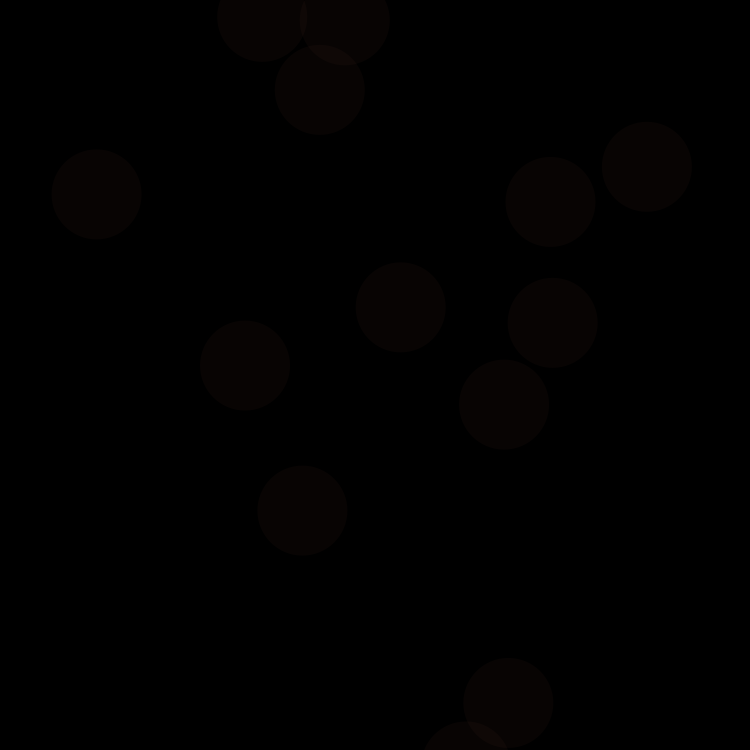
Frame 1 (no input)
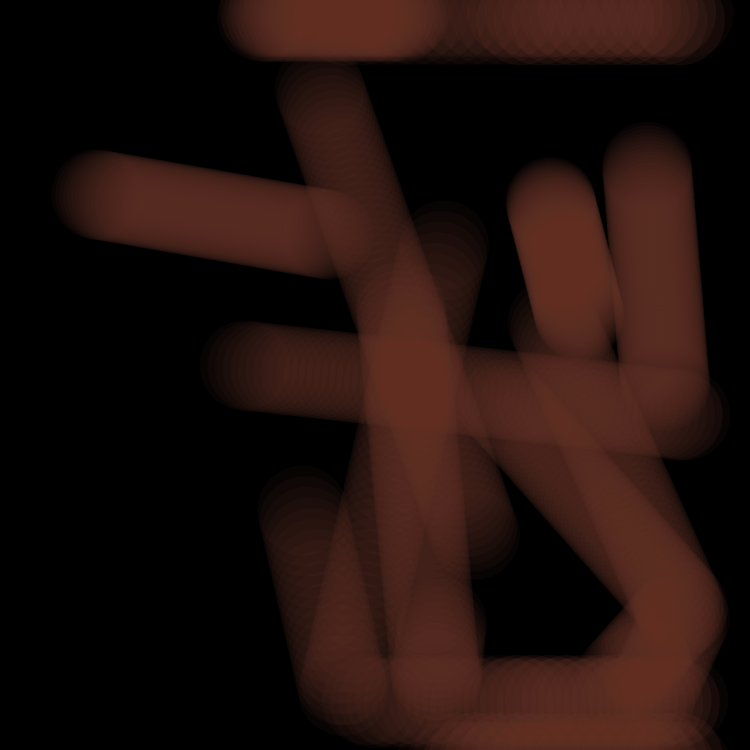
Frame 60 (the mouse pressed at the canvas centre just before this capture)
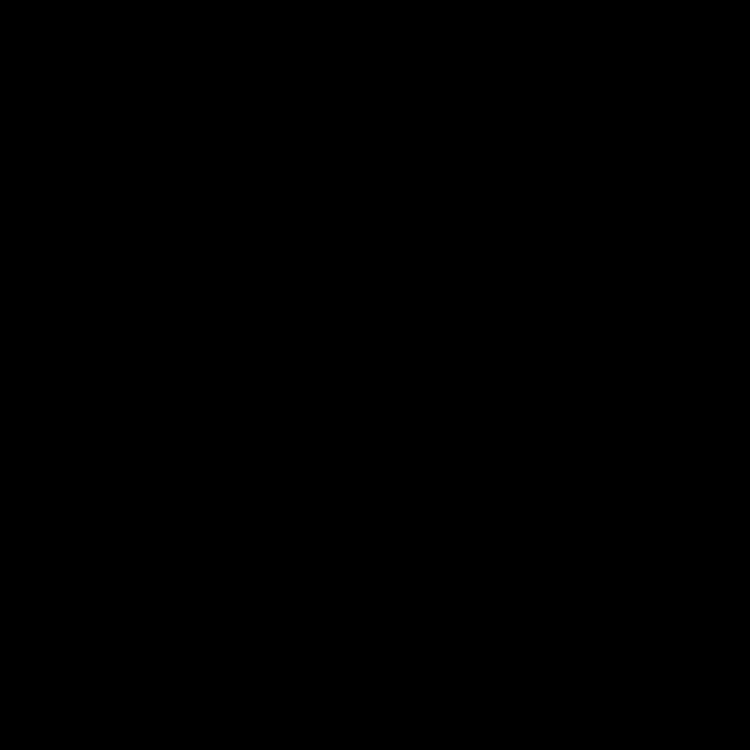
Frame 120 (the mouse held since frame 60 and released just before this capture)

The Processing sketch that drew these frames (run headless with seeded random() and noise(); from frame 60 on, the mouse is pressed at the canvas centre):

// Processing sketch: processing_184892
// ── processing_184892.pde

float[] posX = {
  1000/2, 300, 400, 500, 550, random(1000), random(1000), random(1000), random(1000), random(1000), random(1000), random(1000), random(1000), random(1000), random(1000)
  };
float[] posY = {
  800/2, 500, 300, 700, 200, random(800), random(800), random(800), random(800), random(800), random(800), random(800), random(800), random(800), random(800)
  };
float[] velX = {
  random(10), random(5), random(10), random(10), random(10), random(10), random(10), random(10), random(10), random(10), random(10), random(10), random(10), random(10), random(10),
};
float[] velY = {
  random(10), random(15), random(10), random(20), random(10), random(10), random(10), random(10), random(10), random(10), random(10), random(10), random(10), random(10), random(10),
};
float sz = 90;
float c1 = random(255);
float c2 = random(255);
float c3 = random(255);
int i = 0;


void setup() {
  size (750, 750);
  background(0);
  noStroke();
}


void draw () {
  for (int i = 0; i< posX.length; i++) {
    posX[i] = posX[i] + velX[i];
    posY[i] = posY[i] + velY[i];
    fill(c1, c2, c3, 20);
    ellipse(posX[i], posY[i], sz, sz);

//Rebot
    if (posX[i] >= (width/1.1) || posX[i] <= 70) {
      velX[i] = -velX[i];
    }
    if (posY[i] >= (height/1.1) || posY[i] <= 70) {
      velY[i] = -velY[i];
    }

//Mod color
    if (keyPressed) {
      if (key == '1') {
        c1 = c1 + (random(10,100));
      }
      if (key == '2') {
        c1 = c1 - (random(10,100));
      }
      if (key == '3') {
        c2 = c2 + (random(10,100));
      }
      if (key == '4') {
        c2 = c2 - (random(10,100));
      }
      if (key == '5') {
        c3 = c3 + (random(10,100));
      }
      if (key == '6') {
        c3 = c3 - (random(10,100));
      }
    }

//Refresh
    if (mousePressed) {
      background(0);
      posX[i] = mouseX;
      posY[i] = mouseY;
      velX[i] = random(-20, 20);
      velY[i] = random (-20, 20);
      c1 = random(255);
      c2 = random(255);
      c3 = random(255);
    }
  }
}
